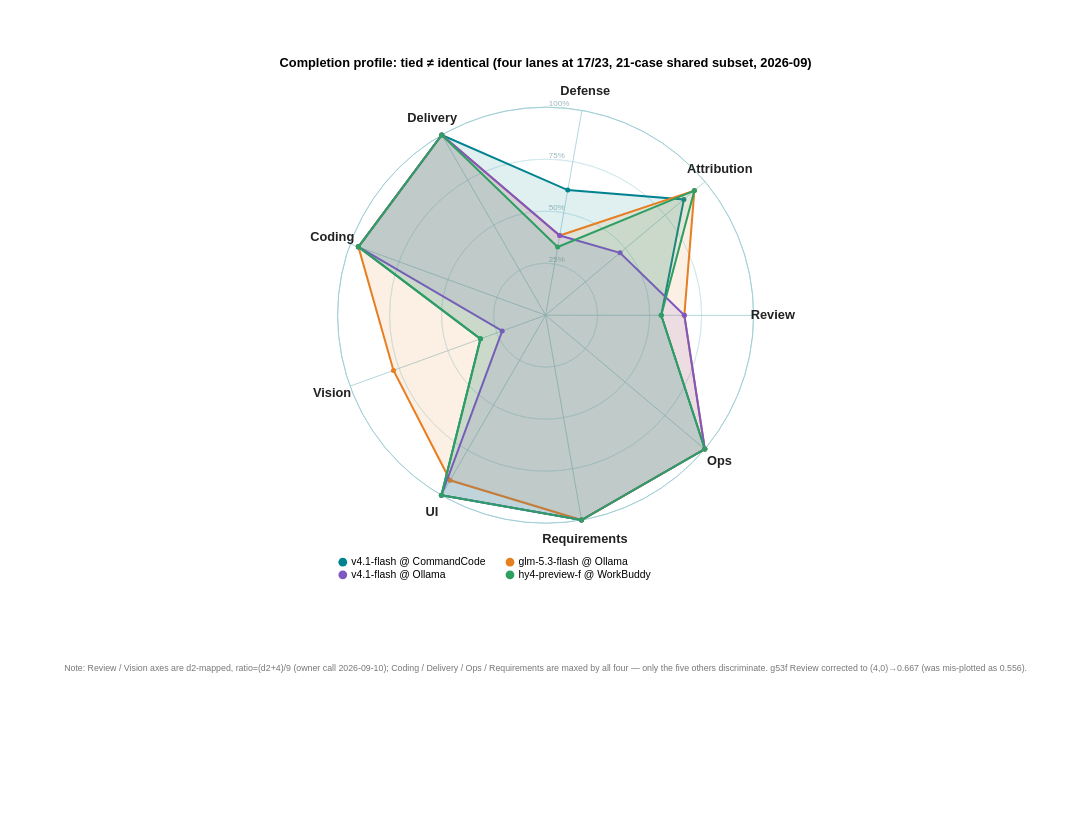

Write the Vega-Lite specification saved for this chart.
### Vega specification from a JSON file in a GitHub repository (floating-point values rounded to 4 significant figures)
{"$schema": "https://vega.github.io/schema/vega/v5.json", "width": 520, "height": 520, "padding": {"top": 70, "left": 80, "right": 80, "bottom": 200}, "title": {"text": "Completion profile: tied ≠ identical (four lanes at 17/23, 21-case shared subset, 2026-09)", "fontSize": 16, "anchor": "middle", "offset": 20}, "signals": [{"name": "radius", "update": "width / 2"}], "data": [{"name": "table", "values": [{"key": "Coding", "category": "v4.1-flash @ CommandCode", "value": 0.958}, {"key": "Delivery", "category": "v4.1-flash @ CommandCode", "value": 1.0}, {"key": "Defense", "category": "v4.1-flash @ CommandCode", "value": 0.611}, {"key": "Attribution", "category": "v4.1-flash @ CommandCode", "value": 0.867}, {"key": "Review", "category": "v4.1-flash @ CommandCode", "value": 0.556}, {"key": "Ops", "category": "v4.1-flash @ CommandCode", "value": 1.0}, {"key": "Requirements", "category": "v4.1-flash @ CommandCode", "value": 1.0}, {"key": "UI", "category": "v4.1-flash @ CommandCode", "value": 1.0}, {"key": "Vision", "category": "v4.1-flash @ CommandCode", "value": 0.333}, {"key": "Coding", "category": "v4.1-flash @ CommandCode", "value": 0.958, "close": true}, {"key": "Coding", "category": "glm-5.3-flash @ Ollama", "value": 0.958}, {"key": "Delivery", "category": "glm-5.3-flash @ Ollama", "value": 1.0}, {"key": "Defense", "category": "glm-5.3-flash @ Ollama", "value": 0.389}, {"key": "Attribution", "category": "glm-5.3-flash @ Ollama", "value": 0.933}, {"key": "Review", "category": "glm-5.3-flash @ Ollama", "value": 0.667}, {"key": "Ops", "category": "glm-5.3-flash @ Ollama", "value": 1.0}, {"key": "Requirements", "category": "glm-5.3-flash @ Ollama", "value": 1.0}, {"key": "UI", "category": "glm-5.3-flash @ Ollama", "value": 0.917}, {"key": "Vision", "category": "glm-5.3-flash @ Ollama", "value": 0.778}, {"key": "Coding", "category": "glm-5.3-flash @ Ollama", "value": 0.958, "close": true}, {"key": "Coding", "category": "v4.1-flash @ Ollama", "value": 0.958}, {"key": "Delivery", "category": "v4.1-flash @ Ollama", "value": 1.0}, {"key": "Defense", "category": "v4.1-flash @ Ollama", "value": 0.389}, {"key": "Attribution", "category": "v4.1-flash @ Ollama", "value": 0.467}, {"key": "Review", "category": "v4.1-flash @ Ollama", "value": 0.667}, {"key": "Ops", "category": "v4.1-flash @ Ollama", "value": 1.0}, {"key": "Requirements", "category": "v4.1-flash @ Ollama", "value": 1.0}, {"key": "UI", "category": "v4.1-flash @ Ollama", "value": 1.0}, {"key": "Vision", "category": "v4.1-flash @ Ollama", "value": 0.222}, {"key": "Coding", "category": "v4.1-flash @ Ollama", "value": 0.958, "close": true}, {"key": "Coding", "category": "hy4-preview-f @ WorkBuddy", "value": 0.958}, {"key": "Delivery", "category": "hy4-preview-f @ WorkBuddy", "value": 1.0}, {"key": "Defense", "category": "hy4-preview-f @ WorkBuddy", "value": 0.333}, {"key": "Attribution", "category": "hy4-preview-f @ WorkBuddy", "value": 0.933}, {"key": "Review", "category": "hy4-preview-f @ WorkBuddy", "value": 0.556}, {"key": "Ops", "category": "hy4-preview-f @ WorkBuddy", "value": 1.0}, {"key": "Requirements", "category": "hy4-preview-f @ WorkBuddy", "value": 1.0}, {"key": "UI", "category": "hy4-preview-f @ WorkBuddy", "value": 1.0}, {"key": "Vision", "category": "hy4-preview-f @ WorkBuddy", "value": 0.333}, {"key": "Coding", "category": "hy4-preview-f @ WorkBuddy", "value": 0.958, "close": true}]}, {"name": "keys", "values": ["Coding", "Delivery", "Defense", "Attribution", "Review", "Ops", "Requirements", "UI", "Vision"]}, {"name": "ticks", "values": [{"f": 0.25}, {"f": 0.5}, {"f": 0.75}, {"f": 1.0}]}], "scales": [{"name": "angular", "type": "point", "domain": {"data": "keys", "field": "data"}, "range": {"signal": "[-PI + 0.35, PI + 0.35 - 2 * PI / 9]"}}, {"name": "radial", "type": "linear", "domain": [0, 1], "range": {"signal": "[0, radius]"}, "zero": true, "nice": false}, {"name": "color", "type": "ordinal", "domain": ["v4.1-flash @ CommandCode", "glm-5.3-flash @ Ollama", "v4.1-flash @ Ollama", "hy4-preview-f @ WorkBuddy"], "range": ["#00838F", "#E67E22", "#7E57C2", "#2E9E63"]}], "legends": [{"fill": "color", "orient": "bottom", "title": null, "labelFontSize": 13, "symbolSize": 120, "labelLimit": 0, "direction": "horizontal", "columns": 2, "columnPadding": 24, "offset": 40}], "marks": [{"type": "arc", "encode": {"enter": {"x": {"signal": "0.5 * width"}, "y": {"signal": "0.5 * height"}, "startAngle": {"value": 0}, "endAngle": {"signal": "2 * PI"}, "innerRadius": {"signal": "0.25 * radius"}, "outerRadius": {"signal": "0.25 * radius"}, "stroke": {"value": "#cfe8ec"}, "strokeWidth": {"value": 1}}}}, {"type": "arc", "encode": {"enter": {"x": {"signal": "0.5 * width"}, "y": {"signal": "0.5 * height"}, "startAngle": {"value": 0}, "endAngle": {"signal": "2 * PI"}, "innerRadius": {"signal": "0.5 * radius"}, "outerRadius": {"signal": "0.5 * radius"}, "stroke": {"value": "#cfe8ec"}, "strokeWidth": {"value": 1}}}}, {"type": "arc", "encode": {"enter": {"x": {"signal": "0.5 * width"}, "y": {"signal": "0.5 * height"}, "startAngle": {"value": 0}, "endAngle": {"signal": "2 * PI"}, "innerRadius": {"signal": "0.75 * radius"}, "outerRadius": {"signal": "0.75 * radius"}, "stroke": {"value": "#cfe8ec"}, "strokeWidth": {"value": 1}}}}, {"type": "arc", "encode": {"enter": {"x": {"signal": "0.5 * width"}, "y": {"signal": "0.5 * height"}, "startAngle": {"value": 0}, "endAngle": {"signal": "2 * PI"}, "innerRadius": {"signal": "radius"}, "outerRadius": {"signal": "radius"}, "stroke": {"value": "#9fcdd4"}, "strokeWidth": {"value": 1}}}}, {"type": "text", "encode": {"enter": {"x": {"signal": "0.5 * width + 4"}, "y": {"signal": "0.5 * height - datum.f * radius"}, "text": {"signal": "format(datum.f, '.0%')"}, "fontSize": {"value": 10}, "fill": {"value": "#9ab8bd"}, "align": {"value": "left"}, "baseline": {"value": "bottom"}}}, "from": {"data": "ticks"}}, {"type": "rule", "from": {"data": "keys"}, "encode": {"enter": {"x": {"signal": "0.5 * width"}, "y": {"signal": "0.5 * height"}, "x2": {"signal": "0.5 * width + radius * cos(scale('angular', datum.data))"}, "y2": {"signal": "0.5 * height + radius * sin(scale('angular', datum.data))"}, "stroke": {"value": "#9fcdd4"}, "strokeWidth": {"value": 1}}}}, {"type": "text", "from": {"data": "keys"}, "encode": {"enter": {"x": {"signal": "0.5 * width + (radius + 24) * cos(scale('angular', datum.data))"}, "y": {"signal": "0.5 * height + (radius + 24) * sin(scale('angular', datum.data))"}, "text": {"field": "data"}, "fontSize": {"value": 16}, "fontWeight": {"value": "bold"}, "align": {"value": "center"}, "baseline": {"value": "middle"}, "fill": {"value": "#222"}}}}, {"type": "group", "from": {"facet": {"name": "cats", "data": "table", "groupby": "category"}}, "marks": [{"type": "line", "from": {"data": "cats"}, "encode": {"enter": {"x": {"signal": "0.5 * width + scale('radial', datum.value) * cos(scale('angular', datum.key))"}, "y": {"signal": "0.5 * height + scale('radial', datum.value) * sin(scale('angular', datum.key))"}, "stroke": {"scale": "color", "field": {"parent": "category"}}, "strokeWidth": {"value": 2.5}, "fill": {"scale": "color", "field": {"parent": "category"}}, "fillOpacity": {"value": 0.12}}}}, {"type": "symbol", "from": {"data": "cats"}, "encode": {"enter": {"x": {"signal": "0.5 * width + scale('radial', datum.value) * cos(scale('angular', datum.key))"}, "y": {"signal": "0.5 * height + scale('radial', datum.value) * sin(scale('angular', datum.key))"}, "size": {"value": 40}, "fill": {"scale": "color", "field": {"parent": "category"}}}}}]}, {"type": "text", "encode": {"enter": {"x": {"signal": "0.5 * width"}, "y": {"signal": "height + 185"}, "text": {"value": "Note: Review / Vision axes are d2-mapped, ratio=(d2+4)/9 (owner call 2026-09-10); Coding / Delivery / Ops / Requirements are maxed by all four — only the five others discriminate. g53f Review corrected to (4,0)→0.667 (was mis-plotted as 0.556)."}, "fontSize": {"value": 11}, "fill": {"value": "#777"}, "align": {"value": "center"}}}}]}
